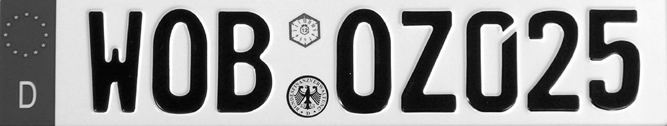
//> input picture 04/program/sample1.png, 667 x 126 px
$ ./dilate sample1.png   (built with g++ and OpenCV 4)
//> lines starting //> are read from the running program, lines starting //| are printed output that depends on the picture; after the words box and inside, x2 and y2 are one past the last pixel; in counts of white or black regions, pixels touching at a corner belong together
#include <opencv2/opencv.hpp>
#include <iostream>
#include <vector>

using namespace std;
using namespace cv;

void ipr_dilate(Mat_<uchar>& src, Mat_<uchar>& dst, int iteration);
void printf_image(const Mat_<uchar>& image)
{
    for (int y = 0; y < image.rows; y++) {
        for (int x = 0; x < image.cols; x++) {
            cout << format("%s%s",
                           (image(y, x) == 0) ? "□" : "■",
                           (x == image.cols - 1) ? "\n" : " ");
        }
    }
}

int main(int argc, char *argv[])
{
    Mat_<uchar> src = imread(argv[1], IMREAD_GRAYSCALE);
//> src is the input picture: 126 rows x 667 cols, CV_8UC1; min 0, max 255, mean 149.6

    // [17 lines of commented-out code are left out]

    Mat_<uchar> binary;
    threshold(src, binary, 0, 255, THRESH_BINARY | THRESH_OTSU);
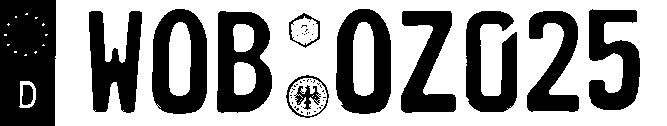
//> binary: 126 rows x 667 cols, CV_8UC1; 59.6% white; 53 black regions (40 under 20 px), largest, box (x1, y1, x2, y2) and area: (0, 0, 56, 126) 6531, (217, 11, 272, 113) 3712, (336, 9, 391, 114) 3635

    Mat_<uchar> dst;
    ipr_dilate(binary, dst, 2);
//> after the loop in ipr_dilate, `for (int i = 0; i < iteration; i++)`:
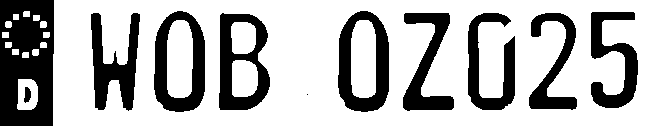
//> dst: 126 rows x 667 cols, CV_8UC1; 71.3% white; 11 black regions (1 under 20 px), largest, box (x1, y1, x2, y2) and area: (0, 0, 54, 126) 5644, (338, 11, 389, 112) 2612, (219, 13, 270, 110) 2612

    Mat_<uchar> diff;
    absdiff(binary, dst, diff);
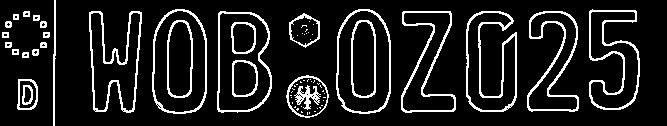
//> diff: 126 rows x 667 cols, CV_8UC1; 11.6% white in thin lines or dots

    imshow("SOURCE BINARY IMAGE", binary);
    imshow("DILATED IMAGE", dst);
    imshow("DIFF IMAGE", diff);
    waitKey(0);

    return 0;
}

void ipr_dilate(Mat_<uchar>& src, Mat_<uchar>& dst, int iteration)
{
    // 置換モードでない場合は，出力画像の領域を確保
    if ( dst.empty() ) {
        dst = Mat_<uchar>(src.size(), (uchar) 0);
    }

    // 処理を反復しても原画像を破壊しないために複製
    Mat_<uchar> tmp = src.clone();

    for (int i = 0; i < iteration; i++) {

        /////
        // 四隅の処理
        /////
        // 左上の処理
        if (tmp(0, 0) != 0 || tmp(0, 1) != 0 ||
            tmp(1, 0) != 0 || tmp(1, 1) != 0 ) {
            dst(0, 0) = 255;
        } else {
            dst(0, 0) = 0;
        }

        // 右上の処理
        if (tmp(0, tmp.cols - 2) != 0 || tmp(0, tmp.cols - 1) != 0 ||
            tmp(1, tmp.cols - 2) != 0 || tmp(1, tmp.cols - 1) != 0 ) {
            dst(0, tmp.cols - 1) = 255;
        } else {
            dst(0, tmp.cols - 1) = 0;
        }

        // 左下の処理
        if (tmp(tmp.rows - 2, 0) != 0 || tmp(tmp.rows - 2, 1) != 0 ||
            tmp(tmp.rows - 1, 0) != 0 || tmp(tmp.rows - 1, 1) != 0 ) {
            dst(tmp.rows - 1, 0) = 255;
        } else {
            dst(tmp.rows - 1, 0) = 0;
        }

        // 右下の処理
        if (tmp(tmp.rows - 2, tmp.cols - 2) != 0 || tmp(tmp.rows - 2, tmp.cols - 1) != 0 ||
            tmp(tmp.rows - 1, tmp.cols - 2) != 0 || tmp(tmp.rows - 1, tmp.cols - 1) != 0 ) {
            dst(tmp.rows - 1, tmp.cols - 1) = 255;
        } else {
            dst(tmp.rows - 1, tmp.cols - 1) = 0;
        }


        /////
        // 四隅を除く端の処理
        /////
        // 上端と下端の処理
        for (int x = 1; x < tmp.cols - 1; x++) {
            int y = 0;
            if (tmp(y,     x - 1) != 0 || tmp(y,     x) != 0 || tmp(y,     x + 1) != 0 ||
                tmp(y + 1, x - 1) != 0 || tmp(y + 1, x) != 0 || tmp(y + 1, x + 1) != 0 ) {
                dst(y, x) = 255;
            } else {
                dst(y, x) = 0;
            }

            y = tmp.rows - 1;
            if (tmp(y - 1, x - 1) != 0 || tmp(y - 1, x) != 0 || tmp(y - 1, x + 1) != 0 ||
                tmp(y    , x - 1) != 0 || tmp(y    , x) != 0 || tmp(y    , x + 1) != 0 ) {
                dst(y, x) = 255;
            } else {
                dst(y, x) = 0;
            }
        }

        // 右端と左端の処理
        for (int y = 1; y < tmp.rows - 1; y++) {
            int x = 0;
            if (tmp(y - 1, x) != 0 || tmp(y - 1, x + 1) != 0 ||
                tmp(y    , x) != 0 || tmp(y    , x + 1) != 0 ||
                tmp(y + 1, x) != 0 || tmp(y + 1, x + 1) != 0 ) {
                dst(y, x) = 255;
            } else {
                dst(y, x) = 0;
            }

            x = tmp.cols - 1;
            if (tmp(y - 1, x - 1) != 0 || tmp(y - 1, x) != 0 ||
                tmp(y    , x - 1) != 0 || tmp(y    , x) != 0 ||
                tmp(y + 1, x - 1) != 0 || tmp(y + 1, x) != 0 ) {
                dst(y, x) = 255;
            } else {
                dst(y, x) = 0;
            }
        }

        /////
        // 中の処理
        /////
        for (int y = 1; y < tmp.rows - 1; y++) {
            for (int x = 1; x < tmp.cols - 1; x++) {
                if (tmp(y - 1, x - 1) != 0 || tmp(y - 1, x) != 0 || tmp(y - 1, x + 1) != 0 ||
                    tmp(y    , x - 1) != 0 || tmp(y,     x) != 0 || tmp(y    , x + 1) != 0 ||
                    tmp(y + 1, x - 1) != 0 || tmp(y + 1, x) != 0 || tmp(y + 1, x + 1) != 0) {
                    dst(y, x) = 255;
                } else {
                    dst(y, x) = 0;
                }
            }
        }

        tmp = dst.clone();
    }
}
